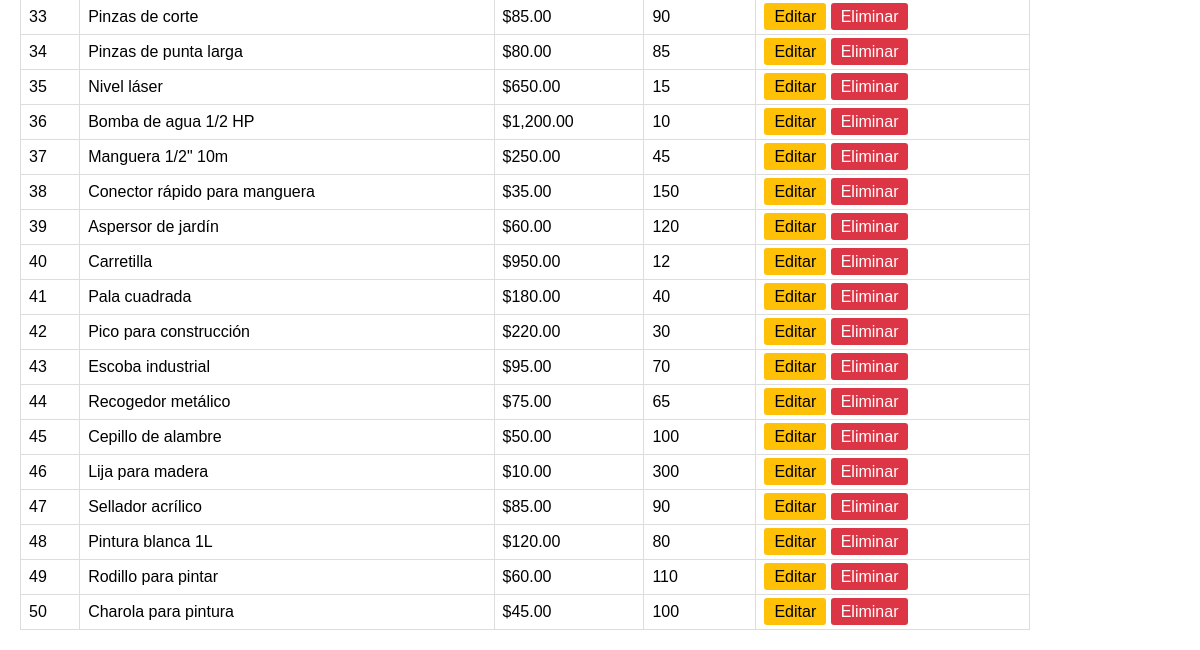
Before: /admin.php (signed in, lower part) with the older database file.
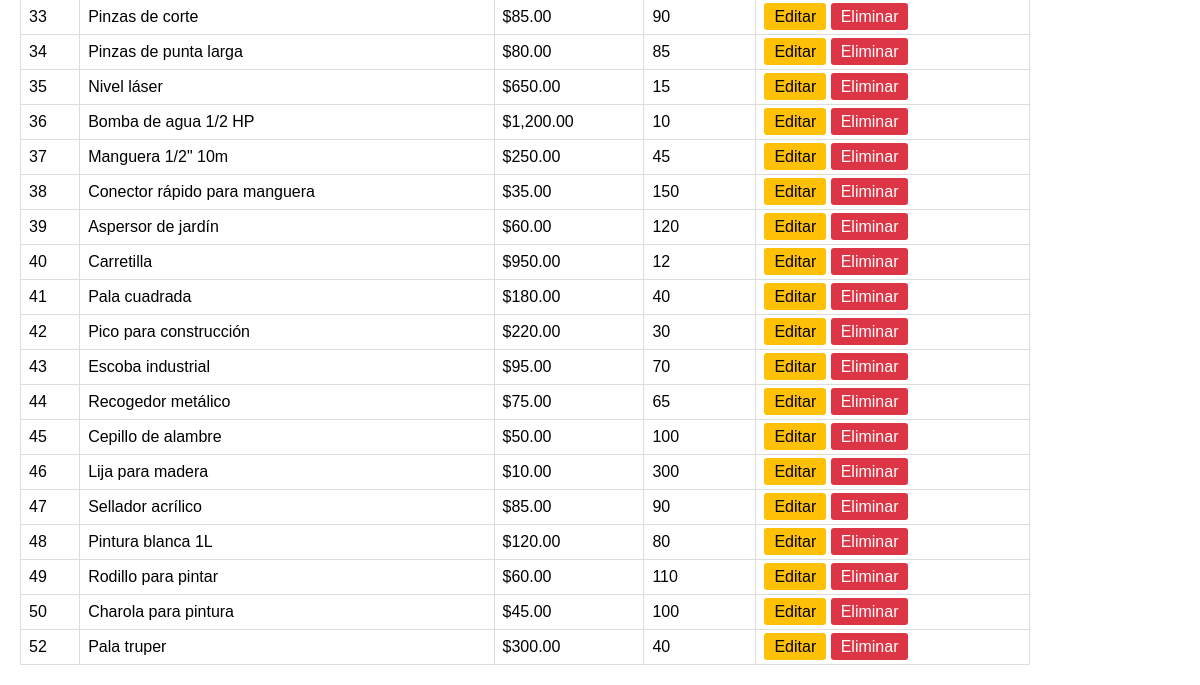
After: the same page with the newer database file.
### tables this page shows
CREATE TABLE `herramientas` (
  `id` int NOT NULL AUTO_INCREMENT,
  `nombre` varchar(100) NOT NULL,
  `precio` decimal(10,2) DEFAULT NULL,
  `stock` int DEFAULT '0',
  PRIMARY KEY (`id`)
);

### admin.php (the view, shortened to what this page needs)
<?php
require_once 'config.php';
$sql = "SELECT * FROM herramientas ORDER BY id";
$stmt = $pdo->query($sql);
$registros = $stmt->fetchAll(PDO::FETCH_ASSOC);
?>
<!DOCTYPE html>
<html>
<head>
</head>
<body>
    <table>
        <tbody>
            <?php foreach($registros as $r): ?>
            <tr>
                <td><?php echo $r['id']; ?></td>
                <td><?php echo htmlspecialchars($r['nombre']); ?></td>
                <td>$<?php echo number_format($r['precio'], 2); ?></td>
                <td><?php echo $r['stock']; ?></td>
                <td>
                    <a href="editar.php?id=<?php echo $r['id']; ?>" class="btn-editar">Editar</a>
                    <a href="admin.php?eliminar=<?php echo $r['id']; ?>" class="btn-eliminar" onclick="return confirmarEliminar(<?php echo $r['id']; ?>)">Eliminar</a>
                </td>
            </tr>
            <?php endforeach; ?>
        </tbody>
    </table>
</body>
</html>

Changed rows visible on the page:
added herramientas: id "52", nombre "Pala truper", precio "300.00", stock "40"
